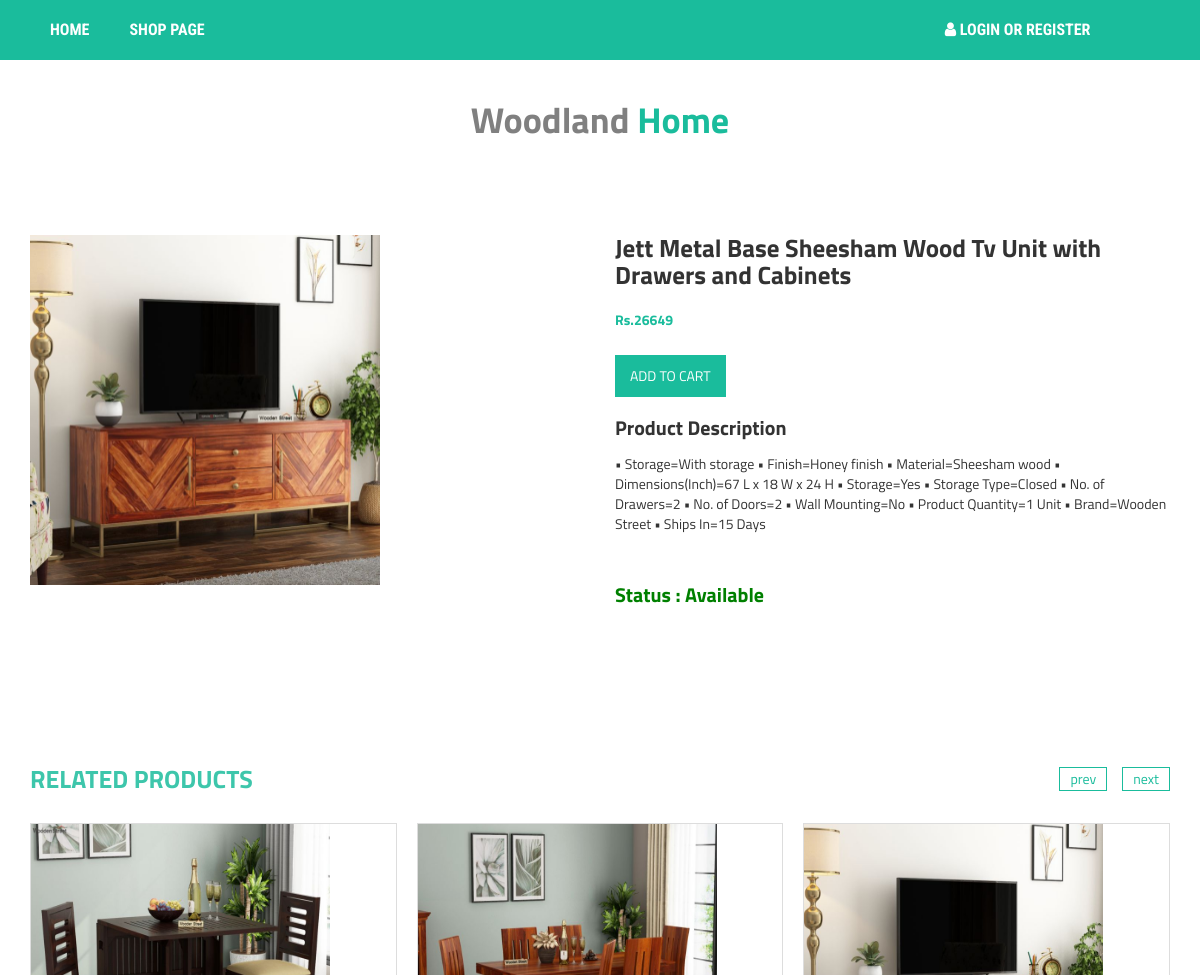
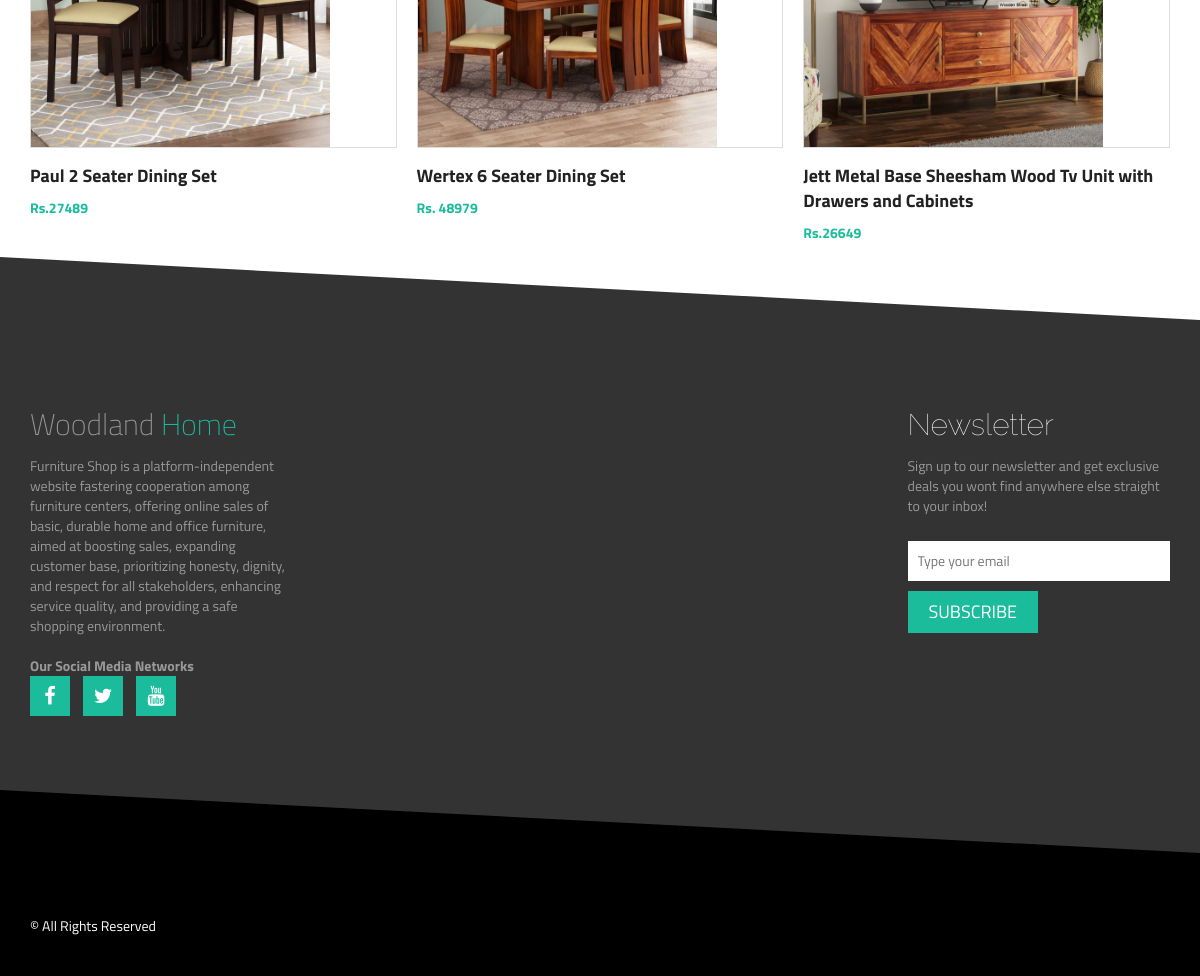
Page /index.php/Single?id=3 on the committed database (2 pictures, top to bottom).
### tables this page shows
CREATE TABLE IF NOT EXISTS `products` (
  `p_id` int(11) NOT NULL,
  `product_name` varchar(100) NOT NULL,
  `product_category` varchar(100) NOT NULL,
  `product_price` varchar(100) NOT NULL,
  `product_des` varchar(1000) NOT NULL,
  `file_name` varchar(100) NOT NULL,
  `file_path` varchar(100) NOT NULL,
  `file_ext` varchar(100) NOT NULL
);

### application/controllers/Single.php (called while the page is built)
<?php
class Single extends CI_Controller
{
    function index(){
        $id = $_GET['id'];
        $query = $this->Single_model->getPro($id);
        $data['product'] = $query->result();
        $query = $this->Single_model->rel_pro();
        $data['relpro'] = $query->result();
        $this->load->view('single-product',$data);
    }
}

### index.php (called while the page is built, shortened)
<?php
require_once BASEPATH.'core/CodeIgniter.php';

### application/models/Single_model.php (called while the page is built)
<?php
class Single_model extends CI_Model
{
    function getPro($id){
        $query = $this->db->get_where('products',array('p_id' => $id));
        return $query;
    }
    function rel_pro(){
        $query = $this->db->get('products');
        return $query;
    }
}

### application/views/single-product.php (the view, shortened to what this page needs)
<!DOCTYPE html>
<html lang="en">
<head>
    <link rel="stylesheet" href="https://maxcdn.bootstrapcdn.com/bootstrap/3.2.0/css/bootstrap.min.css">
    <link rel="stylesheet" href="https://maxcdn.bootstrapcdn.com/font-awesome/4.3.0/css/font-awesome.min.css">
    <link rel="stylesheet" href="<?php echo base_url() ?>assets/css/owl.carousel.css">
    <link rel="stylesheet" href="<?php echo base_url() ?>assets/style.css">
    <link rel="stylesheet" href="<?php echo base_url() ?>assets/css/responsive.css">
</head>
<body>
<?php
include "include/head.php";
?>
<div class="product-big-title-area" style="background-color: white;">
    <div class="container-fluid">
        <div class="row">
            <div class="col-md-12">
                <div class="product-bit-title text-center">
                    <br><br>
                <h1><span style="color: gray;">Woodland</span> <span style="color:#1abc9c;">Home</span></h1>
                </div>
            </div>
        </div>
    </div>
</div>
<div class="single-product-area">
    <div class="zigzag-bottom"></div>
    <div class="container">
        <div class="row">
            <div class="col-md-12">
                <div class="product-content-right">
                    <?php
                    if(isset($product)){
                        foreach ($product as $row){
                            ?>
                            <div class="row">
                                <div class="col-sm-6">
                                    <div class="product-images">
                                        <div class="product-main-img">
                                            <img style="height: 350px; width: 350px" src="<?php echo base_url() ?>/uploads/<?php echo $row->file_name ?>" alt="">
                                        </div>
                                    </div>
                                </div>
                                <div class="col-sm-6">
                                    <div class="product-inner">
                                        <h2 class="product-name"><?php echo $row->product_name ?></h2>
                                        <div class="product-inner-price">
                                            <ins>Rs.<?php echo $row->product_price ?></ins>
                                        </div>
                                        <a href="<?php echo base_url()?>index.php/Cart?id=<?php echo $row->p_id ?>" ><button class="add_to_cart_button" type="submit">Add to cart</button></a>
                                        <br/><br/>
                                        <div role="tabpanel">
                                            <div class="tab-content">
                                                <div role="tabpanel" class="tab-pane fade in active" id="home">
                                                    <h2>Product Description</h2>
                                                    <p>
                                                        <?php echo $row->product_des ?>
                                                    </p>
                                                </div>
                                                <div role="tabpanel" class="tab-pane fade in active" id="home">
                                                    <br><br>
                                                    <h2 style="color:green">Status : Available</h2>
                                                </div>
                                            </div>
                                        </div>
                                    </div>
                                </div>
                            </div>
                            <?php
                        }
                    }
                    ?>
                    <br/><br/><br/><br/><br/>
                    <div class="related-products-wrapper">
                        <h2 class="related-products-title">Related Products</h2>
                        <div class="related-products-carousel">
                            <?php
                            if(isset($relpro)){
                                foreach($relpro as $row ){
                                    ?>
                            <div class="single-product">
                            <div class="product-f-image">
                                <img style="height: 300px; width: 300px" src="<?php echo base_url() ?>uploads/<?php echo $row->file_name ?>" alt="">
                                <div class="product-hover">
                                </div>
                            </div>
                            <h2><a href=""><?php echo $row->product_name ?></a></h2>
                            <div class="product-carousel-price">
                                <ins>Rs.<?php echo $row->product_price ?></ins>
                            </div>
                        </div>
                                    <?php
                                }
                            }
                            ?>
                        </div>
                    </div>
                </div>
            </div>
        </div>
    </div>
</div>
<?php
include "include/footer.php";
?>
</body>
</html>

### assets/style.css (style rules this page uses)
img { max-width: 100%; height: auto; }
h1, h2, h3, h4, h5, h6 { font-weight: 700; margin: 0 0 15px; }
body { font-family: 'Titillium Web', sans-serif; }
.slider-area, .promo-area, .brands-area, .maincontent-area, .footer-top-area, .product-widget-area, .product-breadcroumb-area, .single-product-area { position: relative;overflow: hidden }
.zigzag-bottom { background: none repeat scroll 0 0 #1abc9c; bottom: -80px; height: 165px; left: -5%; position: absolute; transform: rotate(3deg); width: 108%; z-index: 9; }
.product-f-image { position: relative; }
.product-hover { height: 100%; left: 0; position: absolute; top: 0; width: 100%;overflow: hidden;border: 1px solid #ddd; }
.product-hover:after { background: none repeat scroll 0 0 #000; content: ""; height: 100%; left: -100%; opacity: 0.6; position: absolute; top: 0; width: 100%;transition: .4s; }
.product-carousel-price ins { color: #1abc9c; font-weight: 700; margin-right: 5px; text-decoration: none; }
.single-product h2 { font-size: 18px; line-height: 25px; margin-bottom: 10px; margin-top: 15px; }
.single-product h2 a { color: #222; }
.single-product { overflow: hidden; }
a { color: #1abc9c }
.product-big-title-area { background: url(img/crossword.png) repeat scroll 0 0 #1ABC9C }
.single-product-area .zigzag-bottom { background-color: #333333 }
.single-product-area { padding: 80px 0 130px; }
input[type="submit"], button[type=submit] { background: none repeat scroll 0 0 #1abc9c; border: medium none; color: #fff; padding: 11px 20px; text-transform: uppercase; }
.product-main-img { margin-bottom: 20px; }
.product-name { font-size: 25px; margin-bottom: 20px; }
.product-inner-price { margin-bottom: 25px; }
.product-inner-price > ins { color: #1abc9c; font-weight: 700; margin-right: 10px; text-decoration: none; }
.add_to_cart_button { background: none repeat scroll 0 0 #1abc9c; border: medium none; color: #fff; padding: 6px 25px;display: inline-block }
.tab-content h2 { font-size: 20px; }
.tab-content { margin-bottom: 30px; }
.related-products-wrapper { margin-top: 30px; }
.related-products-title { color: #3dc6ab; font-size: 25px; margin-bottom: 30px; text-transform: uppercase; }

### assets/css/responsive.css (style rules this page uses)
@media only screen and (min-width: 992px) and (max-width: 1280px) { input[type="submit"], button[type="submit"] { padding: 11px 15px; } }

### rows in the picture
products: file_name (picture), product_name "Jett Metal Base Sheesham Wood Tv Unit with Drawers and Cabinets", product_price "26649", product_des "• Storage=With storage • Finish=Honey finish • Material=Sheesham wood • Dimensions(Inch)=67 L x 18 W x 24 H • Storage=Yes • Storage Type=Closed • No. of Drawers=2 • No. of Doors=2 • Wall Mounting=No • Product Quantity=1 Unit • Brand=Wooden Street • Ships In=15 Days"
products: file_name (picture), product_name "Paul 2 Seater Dining Set", product_price "27489"
products: file_name (picture), product_name "Wertex 6 Seater Dining Set", product_price "48979"
